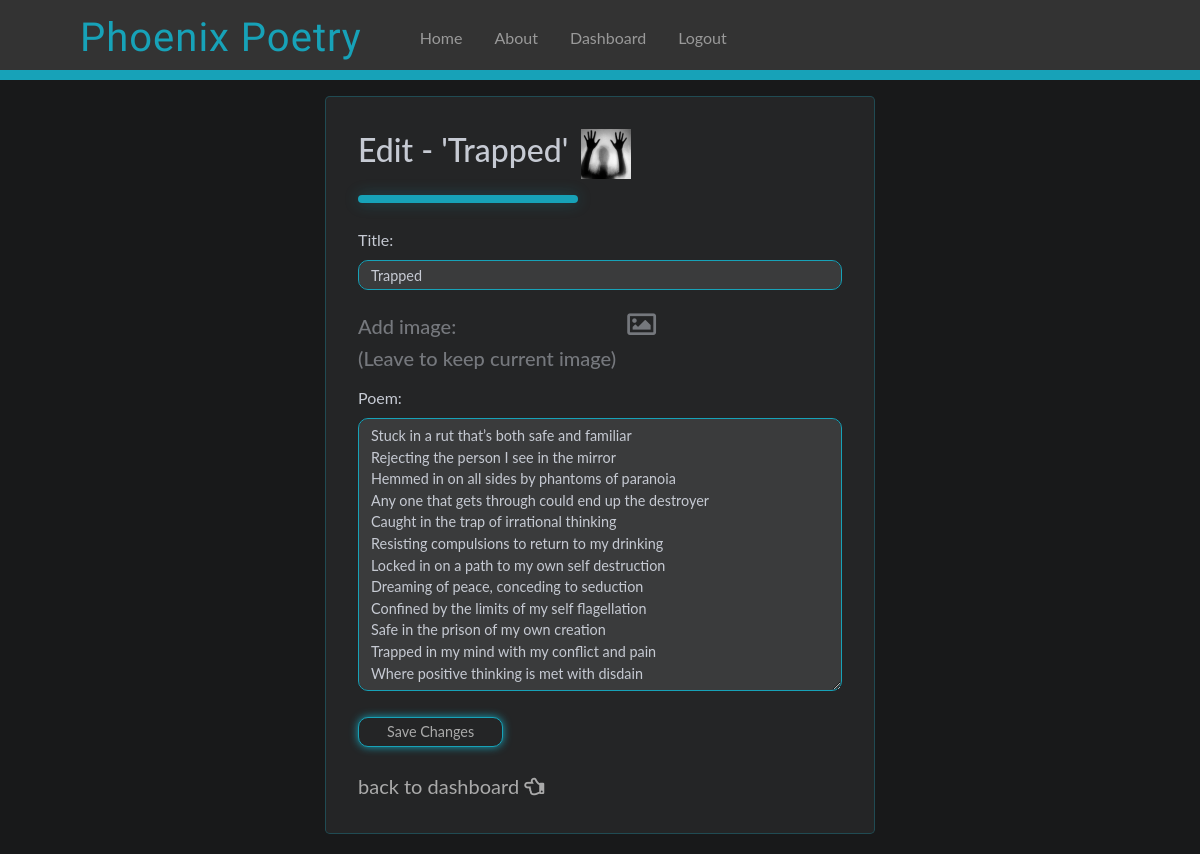
Page /dashboard/edit-poem/4 (signed in) on the committed database.
### mattsmentalhealthpoetry/models.py (models this page shows, shortened)
class Poem(db.Model):
    id = db.Column(db.Integer, primary_key=True)
    title = db.Column(db.String(64), nullable=False)
    creation_date = db.Column(db.DateTime, default=datetime.utcnow)
    last_modified = db.Column(db.DateTime, default=datetime.utcnow)
    content = db.Column(db.Text, nullable=False, unique=True)
    poem_image = db.Column(db.String(64), nullable=False, default='')
    published = db.Column(db.Boolean, default=False)
    active = db.Column(db.Boolean, nullable=False, default=True)
    user_id = db.Column(db.Integer, db.ForeignKey('user.id'))
    comments = db.relationship('Comment', backref='poem', lazy=True)

### mattsmentalhealthpoetry/dashboard/views.py (the view)
@bp.route('/dashboard/edit-poem/<int:poem_id>', methods=['GET', 'POST'])
@login_required
def editpoem(poem_id):
    if not current_user.admin:
        return redirect(url_for('core.home'))
    poem = Poem.query.get_or_404(poem_id)
    if poem.user != current_user:
        abort(403)
    form = EditPoemForm()
    if form.validate_on_submit():
        if form.image.data:
            image_filename = add_poem_pic(form.image.data, current_user.id,
                                        form.title.data, len(Poem.query.all()))
            poem.image_filename = image_filename
        poem.title = form.title.data
        poem.content = form.content.data
        poem.last_modified = datetime.utcnow()
        poem.published = False
        session['current_poem'] = ""
        db.session.commit()
        flash(f"'{poem.title}' has been updated")
        return redirect(url_for('dashboard.admin'))
    elif request.method == "GET":
        form.title.data = poem.title
        form.image.data = poem.poem_image
        form.content.data = poem.content
        form.publish.data = poem.published
        session['current_poem'] = poem.title
    return render_template('create_poem.html', title=f"Edit '{poem.title}'",
                            poem=poem, form=form, edit=True)

### mattsmentalhealthpoetry/poems/forms.py (shortened to what this page needs)
class EditPoemForm(FlaskForm):
    title = StringField('Title: ', validators=[DataRequired()])
    image = FileField('Add Image: ', validators=[
                        FileAllowed(['jpg', 'png', 'gif'])])
    content = TextAreaField('Poem: ', validators=[DataRequired()])
    publish = BooleanField('Publish: ')
    submit_poem = SubmitField('Save Changes')

### mattsmentalhealthpoetry/models.py (called while the page is built)
@login_manager.user_loader
def load_user(user_id):
    return User.query.get(user_id)

### mattsmentalhealthpoetry/templates/create_poem.html (shortened to what this page needs)
{% extends 'base.html' %}
{% block content %}
<div class="container" id="login-page">
  <div class="jumbotron login-style">
    {% if not poem %}
    <h1>Create a poem:</h1>
    <hr class="hr-head" style="width: 220px;">
    {% else %}
      <h1>Edit - '{{ poem.title }}'
        {% if poem.poem_image %}
          <img width="50" height="50" style="margin-left: 5px;"
               src="{{ url_for('static', filename='poem_pics/' + poem.poem_image) }}">
        {% else %}
          <img width="50" height="50" style="margin-left: 5px;"
               src="{{ poem.user.avatar(256) }}">
        {% endif %}
      </h1>
      <hr class="hr-head" style="width: 220px;">
    {% endif %}
    <form method="POST" enctype="multipart/form-data"
          {% if edit and poem %} action="{{ url_for('dashboard.editpoem', poem_id=poem.id) }}" {% endif %}>
      <div class="form-group">
        <p>
          {{ form.title.label(class="user-labels") }}<br>
          {{ form.title(class="form-control logging-input") }}
        </p>
        <div class="post-img">
            <label class="user-labels" for="img-upload" id="on-post-image">
              <h5 id="img-txt">Add image: <i class="far fa-image"></i>
              </h5>
              {% if edit %}
                <h5 id="edit-img-txt">(Leave to keep current image)</h5>
              {% endif %}
            </label>
        </div>
        <p>
          {{ form.content.label(class="user-labels") }}<br>
          {{ form.content(rows=12, class="form-control logging-input resize-ta") }}
        </p>
        <p>
          {{ form.submit_poem(class="btn btn-outline-info", id="login-btn") }}
        </p>
      </div>
    </form>
    {% if current_user.is_authenticated and current_user.admin %}
      <div class="mt-4">
        <a class="back-to-dash"
           href="{{ url_for('dashboard.admin') }}">back to dashboard
          <span>
            <i class="far fa-hand-point-left"></i>
          </span>
        </a>
      </div>
    {% endif %}
  </div>
</div>
{% endblock %}

### mattsmentalhealthpoetry/static/css/main.css (style rules this page uses)
:root { --bg-color: #18191A; --bg-display: #242526; --text-color: #c6cad3; --color-secondary: #17A2B8; --color-third: #3A3B3C; --color-secondaryT: rgba(23, 162, 184, 0.3); --bg-colorT: rgba(24, 25, 26, 0.3); }
body { background-color: #18191A; font-family: 'lato', sans-serif; }
.jumbotron { background-color: var(--bg-display); margin: 0; }

### mattsmentalhealthpoetry/static/css/dashboard.css (style rules this page uses)
.jumbotron { padding: 32px 32px; }
.hr-head { border-top: 3px solid var(--color-secondary); border-bottom: 1px solid #fff; margin-left: 0; border-radius: 5px; box-shadow: 0 0 15px var(--color-secondaryT); }
.back-to-dash { color: #aaa; padding: 15px 0 0 0; font-size: 1.25rem; magin-top: 50px; }

### mattsmentalhealthpoetry/static/css/create_poem.css (style rules this page uses)
.post-img h5 { position: relative; }
.post-img i { position: absolute; top: -8px; right: -40px; padding-top: 5px; font-size: 1.8rem; }
.post-img label { font-size: 50px; padding-left: 0px; padding-top: 8px; opacity: 0.5; }

### mattsmentalhealthpoetry/static/css/user.css (style rules this page uses)
#login-page .login-style { border: 1px solid var(--color-secondaryT); max-width: 550px; margin: 20px auto; }
#login-page .login-style h1, #login-page .login-style h4 { color: var(--text-color); font-size: 2rem; }
#login-page .login-style hr { border-bottom: 5px solid var(--color-secondary); width: 200px; margin-left: 0; margin-bottom: 25px; }
.login-style form p { position: relative; }
.user-labels { color: var(--text-color); }
.logging-input { height: 30px; background-color: #3A3B3C; border: 1px solid var(--color-secondary); color: var(--text-color); border-radius: 10px; font-size: .9rem; }
.login-style #login-btn { width: 30%; margin-top: 10px; padding: 5px 0; font-size: .9rem; border-radius: 10px; color: #aaa; background-color: var(--bg-display); box-shadow: 0 0 8px var(--color-secondary); line-height: 18px; }

### rows in the picture
Poem: title "Trapped", poem_image (picture), content "Stuck in a rut that’s both safe and familiar Rejecting the person I see in the mirror Hemmed in on all sides by phantoms of paranoia Any one that gets through could end up the destroyer Caught in the trap of irrational thinking Resisting compulsions to return to my drinking Locked in on a path to my own self destruction Dreaming of peace, conceding to seduction Confined by the limits of my self flagellation Safe in the prison of my own creation Trapped in my mind with my conflict and pain Where positive thinking is met with disdain"
